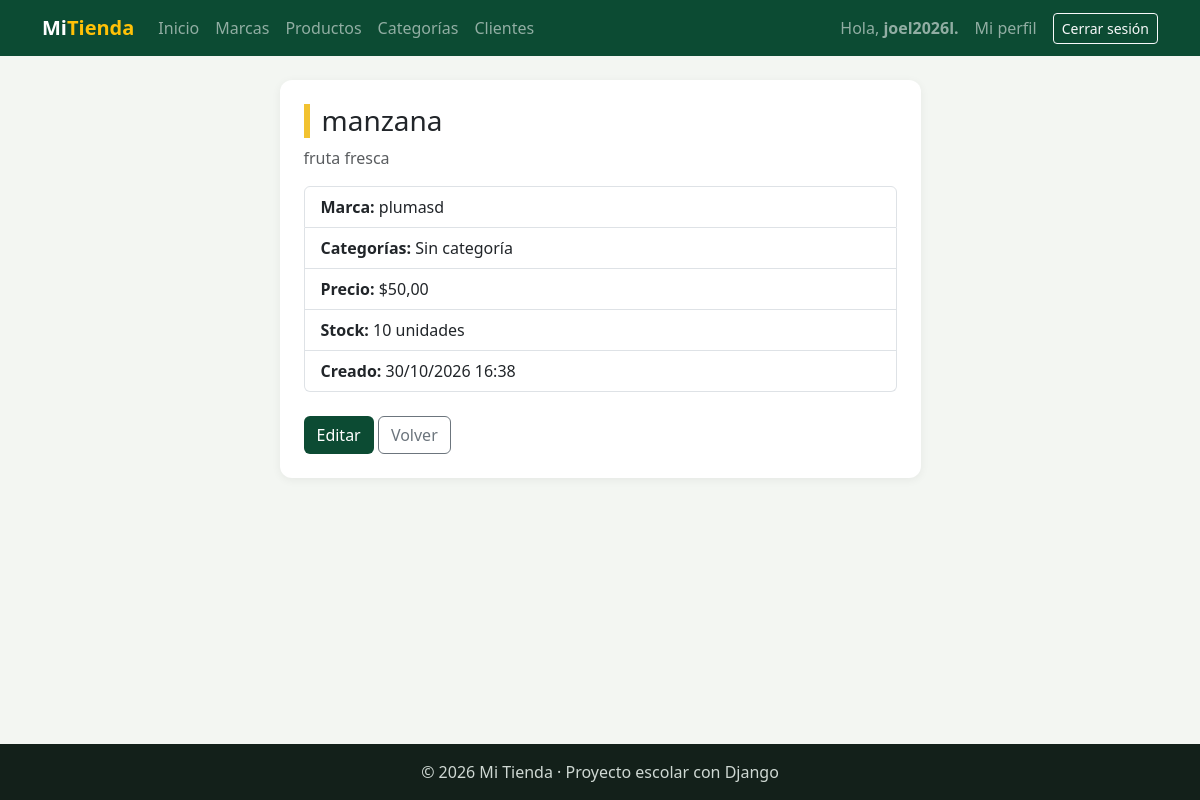
The app's page /facturacion/productos/1/ (signed in), older data.
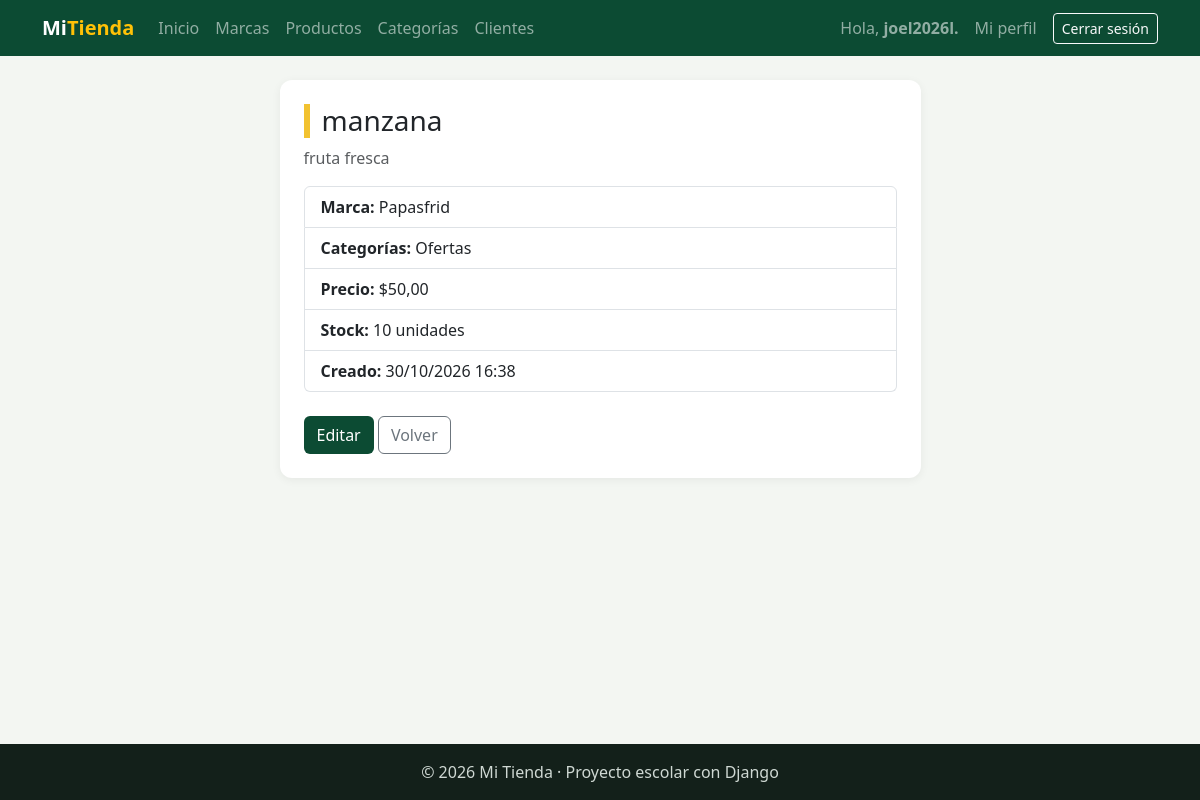
The same page, newer data.
### facturacion/models.py (models this page shows, shortened)
class Producto(models.Model):
    nombre = models.CharField(max_length=100)
    descripcion = models.TextField("Descripción", blank=True)
    precio = models.DecimalField(                # DecimalField = número EXACTO con decimales (para dinero)
        max_digits=10,                           #   10 dígitos en total...
        decimal_places=2,                        #   ...de los cuales 2 son decimales → hasta 99 999 999.99
    )
    stock = models.PositiveIntegerField(default=0)   # Entero que no puede ser negativo
    marca = models.ForeignKey(
        Marca,                                   # ¿A qué modelo apunta? A Marca
        on_delete=models.PROTECT,                # ¿Qué pasa si borran la marca? PROTECT: no lo permite si tiene productos
        related_name="productos",                # Nombre del camino de vuelta: marca.productos.all()
    )
    categorias = models.ManyToManyField(
        Categoria,                               # ¿Con qué modelo? Con Categoria
        related_name="productos",                # Camino de vuelta: categoria.productos.all()
        blank=True,                              # Se puede guardar un producto sin categorías
    )                                            # Sin on_delete: si borras una categoría, solo se borran sus pares
    activo = models.BooleanField(default=True)
    fecha_creacion = models.DateTimeField(auto_now_add=True)   # auto_now_add: guarda la fecha y hora al CREAR (sola)
    class Meta:
        verbose_name = "Producto"
        verbose_name_plural = "Productos"
        ordering = ["nombre"]

class Marca(models.Model):
    nombre = models.CharField(max_length=60, unique=True)   # Nombre único: no se repite
    pais_origen = models.CharField(
        "País de origen",                        # 1er dato sin nombre = etiqueta bonita (verbose_name) para formularios
        max_length=60,
        blank=True,                              # opcional en el formulario
    )
    activo = models.BooleanField(default=True)   # Para "desactivar" en vez de borrar
    class Meta:
        verbose_name = "Marca"
        verbose_name_plural = "Marcas"
        ordering = ["nombre"]

class Categoria(models.Model):                   # Hereda de models.Model → Django la convierte en tabla
    nombre = models.CharField(                   # CharField = texto corto → columna VARCHAR
        max_length=60,                           #   máximo 60 letras (OBLIGATORIO en CharField)
        unique=True,                             #   no puede haber dos categorías con el mismo nombre
    )
    descripcion = models.TextField(blank=True)   # TextField = texto largo. blank=True: el formulario lo deja vacío
    activo = models.BooleanField(default=True)   # Verdadero/Falso. default: valor si no se indica otro
    class Meta:                                  # Meta = configuración de la TABLA (no son columnas)
        verbose_name = "Categoría"               #   nombre en singular (se ve en el admin y en errores)
        verbose_name_plural = "Categorías"       #   nombre en plural
        ordering = ["nombre"]                    #   orden por defecto de las consultas: A → Z

### facturacion/views.py (the view)
# urls.py: path("productos/<int:pk>/", views.producto_detalle, name="producto_detalle"),   # /facturacion/productos/7/
@login_required
def producto_detalle(request, pk):                         # READ (uno): la ficha de un producto
    producto = get_object_or_404(Producto, pk=pk)          # Buscamos el producto número pk o mostramos 404
    contexto = {"producto": producto}                      # Solo necesitamos enviar el producto
    return render(request, "facturacion/producto_detalle.html", contexto)

### facturacion/templates/facturacion/producto_detalle.html (shortened to what this page needs)
{% extends "base.html" %}
{% block contenido %}
<div class="row justify-content-center">
    <div class="col-lg-7">
        <div class="tarjeta">
            <h1 class="h3 titulo-pagina">{{ producto.nombre }}</h1>
            <p class="text-muted">{{ producto.descripcion|default:"Sin descripción." }}</p>
            <ul class="list-group mb-4">
                <li class="list-group-item"><b>Marca:</b> {{ producto.marca.nombre }}</li>
                <li class="list-group-item"><b>Categorías:</b>
                    {% for categoria in producto.categorias.all %}{{ categoria.nombre }}{% if not forloop.last %}, {% endif %}{% empty %}Sin categoría{% endfor %}
                </li>
                <li class="list-group-item"><b>Precio:</b> ${{ producto.precio }}</li>
                <li class="list-group-item"><b>Stock:</b> {{ producto.stock }} unidades</li>
                <li class="list-group-item"><b>Creado:</b> {{ producto.fecha_creacion|date:"d/m/Y H:i" }}</li>
            </ul>
            <a href="{% url 'facturacion:producto_editar' producto.pk %}" class="btn btn-verde">Editar</a>
            <a href="{% url 'facturacion:producto_lista' %}" class="btn btn-outline-secondary">Volver</a>
        </div>
    </div>
</div>
{% endblock %}

Row changes from the older to the newer data that the page shows:
changed Producto "manzana": marca.nombre "plumasd" → "Papasfrid"
now on this page (row unchanged): Categoria: nombre "Ofertas"
Text that changed along with them:
text no longer shown: "Sin categoría"
